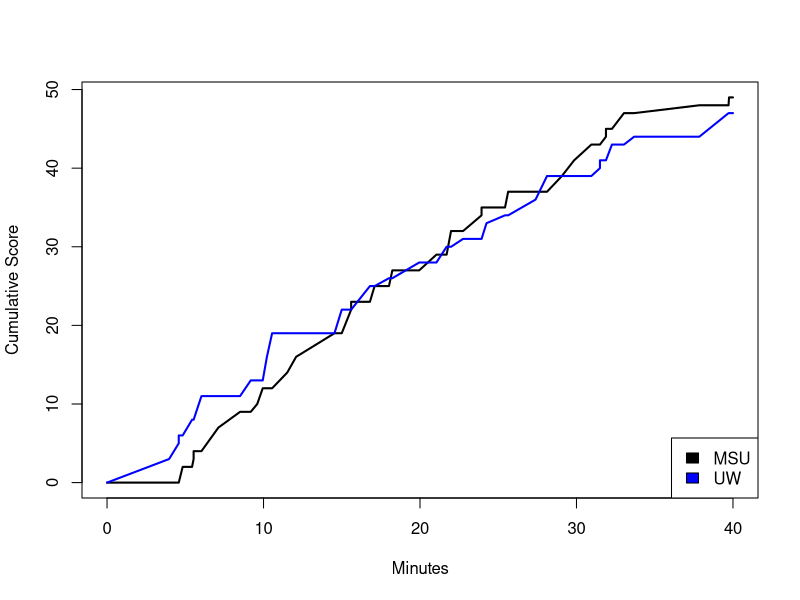

Write the R code that produced this figure.
##########Exercise 08########
### PART 1###
# set working directory
setwd("C:/Users/ceara/Desktop/Biocomputing2019/Biocomp_exercise08")

#load data
Scores<-data.frame(read.table(file="UWvMSU_1-22-13.txt", header = TRUE, sep ='\t'))

# separate teams into separate data frames
UW<-Scores[Scores$team=="UW", ]
MSU<-Scores[Scores$team=="MSU", ]

# get a list of all unique times
Times<-unique(Scores$time)
# complete the time sequence with 0 and 40 min
Missingtimes<-c(0, 40)
timesList<-append(Times, Missingtimes)
# make a new data frame with complete times
df<-data.frame(c(list(timesList)))
colnames(df)[1]<-"time" #change col name for merge

# create a df with all times and scores for each team
dfUW<-merge(df, UW, by="time", all=T)
dfMSU<-merge(df, MSU, by="time", all=T)

# replace NA with 0 for cumulative sum
dfMSU$score[is.na(dfMSU$score)] <- 0
dfUW$score[is.na(dfUW$score)] <- 0

# calculate cumulative sums
dfUW$ScoreSum<-cumsum(dfUW[, 3])
dfMSU$ScoreSum<-cumsum(dfMSU[,3])

#plot the scores
plot(dfMSU$time, dfMSU$ScoreSum, type="l", lwd=2, ylab= "Cumulative Score", xlab= "Minutes", xlim=c(0,40))
lines(dfUW$time, dfUW$ScoreSum, type="l", col="blue", lwd=2)
legend("bottomright", legend = c("MSU", "UW"), col = c("black","blue"), bty="o", fill= c("black","blue"))

########################################################
### PART 2 ###

# Guess my number game
guessMyNumber<-function(Guess){
  Nums<-seq(0,100,1)
  output<-sample(Nums, size=1)
  if(Guess==output){
    Answer <-"Correct!"
  }else if(Guess < output){
    Answer<-"Higher"
  }else if(Guess > output){
    Answer<-"Lower"
  }
  return(Answer)
}

guessMyNumber(Guess = 15) #any number input

